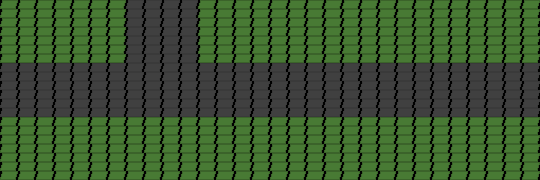

Rendered tile map (Tiled .tmx) drawn with the repository's tilesets; below, a short description and the full map source, tile grids included:
An orthogonal 30x20 tile map with 18x9 px tiles, 1 tile layer (Tile Layer 1).

<map version="1.10" tiledversion="1.11.0" orientation="orthogonal" renderorder="right-down" width="30" height="20" tilewidth="18" tileheight="9" infinite="0" nextlayerid="3" nextobjectid="1">
 <tileset firstgid="1" source="../textures/test1.tsx" />
 <layer id="1" name="Tile Layer 1" width="30" height="20">
  <data encoding="csv">
1,1,1,1,1,1,1,2,2,2,2,1,1,1,1,1,1,1,1,1,1,1,1,1,1,1,1,1,1,1,
1,1,1,1,1,1,1,2,2,2,2,1,1,1,1,1,1,1,1,1,1,1,1,1,1,1,1,1,1,1,
1,1,1,1,1,1,1,2,2,2,2,1,1,1,1,1,1,1,1,1,1,1,1,1,1,1,1,1,1,1,
1,1,1,1,1,1,1,2,2,2,2,1,1,1,1,1,1,1,1,1,1,1,1,1,1,1,1,1,1,1,
1,1,1,1,1,1,1,2,2,2,2,1,1,1,1,1,1,1,1,1,1,1,1,1,1,1,1,1,1,1,
1,1,1,1,1,1,1,2,2,2,2,1,1,1,1,1,1,1,1,1,1,1,1,1,1,1,1,1,1,1,
1,1,1,1,1,1,1,2,2,2,2,1,1,1,1,1,1,1,1,1,1,1,1,1,1,1,1,1,1,1,
2,2,2,2,2,2,2,2,2,2,2,2,2,2,2,2,2,2,2,2,2,2,2,2,2,2,2,2,2,2,
2,2,2,2,2,2,2,2,2,2,2,2,2,2,2,2,2,2,2,2,2,2,2,2,2,2,2,2,2,2,
2,2,2,2,2,2,2,2,2,2,2,2,2,2,2,2,2,2,2,2,2,2,2,2,2,2,2,2,2,2,
2,2,2,2,2,2,2,2,2,2,2,2,2,2,2,2,2,2,2,2,2,2,2,2,2,2,2,2,2,2,
2,2,2,2,2,2,2,2,2,2,2,2,2,2,2,2,2,2,2,2,2,2,2,2,2,2,2,2,2,2,
2,2,2,2,2,2,2,2,2,2,2,2,2,2,2,2,2,2,2,2,2,2,2,2,2,2,2,2,2,2,
1,1,1,1,1,1,1,1,1,1,1,1,1,1,1,1,1,1,1,1,1,1,1,1,1,1,1,1,1,1,
1,1,1,1,1,1,1,1,1,1,1,1,1,1,1,1,1,1,1,1,1,1,1,1,1,1,1,1,1,1,
1,1,1,1,1,1,1,1,1,1,1,1,1,1,1,1,1,1,1,1,1,1,1,1,1,1,1,1,1,1,
1,1,1,1,1,1,1,1,1,1,1,1,1,1,1,1,1,1,1,1,1,1,1,1,1,1,1,1,1,1,
1,1,1,1,1,1,1,1,1,1,1,1,1,1,1,1,1,1,1,1,1,1,1,1,1,1,1,1,1,1,
1,1,1,1,1,1,1,1,1,1,1,1,1,1,1,1,1,1,1,1,1,1,1,1,1,1,1,1,1,1,
1,1,1,1,1,1,1,1,1,1,1,1,1,1,1,1,1,1,1,1,1,1,1,1,1,1,1,1,1,1
</data>
 </layer>
</map>